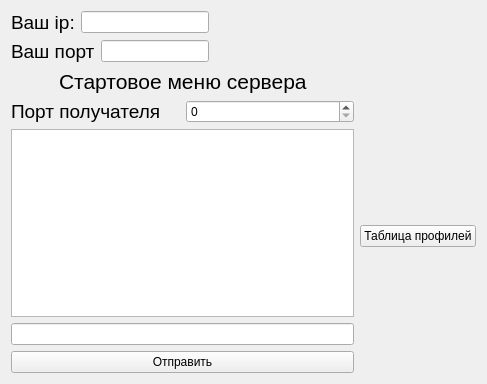
<?xml version="1.0" encoding="UTF-8"?>
<ui version="4.0">
 <class>Interface</class>
 <widget class="QWidget" name="Interface">
  <property name="geometry">
   <rect>
    <x>0</x>
    <y>0</y>
    <width>487</width>
    <height>384</height>
   </rect>
  </property>
  <property name="minimumSize">
   <size>
    <width>487</width>
    <height>384</height>
   </size>
  </property>
  <property name="windowTitle">
   <string>Interface</string>
  </property>
  <layout class="QGridLayout" name="gridLayout_4">
   <item row="0" column="0">
    <layout class="QGridLayout" name="gridLayout">
     <item row="0" column="1">
      <spacer name="horizontalSpacer_4">
       <property name="orientation">
        <enum>Qt::Horizontal</enum>
       </property>
       <property name="sizeHint" stdset="0">
        <size>
         <width>40</width>
         <height>20</height>
        </size>
       </property>
      </spacer>
     </item>
     <item row="0" column="0">
      <layout class="QGridLayout" name="gridLayout_14">
       <item row="0" column="0">
        <layout class="QFormLayout" name="formLayout_23">
         <item row="0" column="0">
          <widget class="QLabel" name="label_your_ip0">
           <property name="text">
            <string>&lt;html&gt;&lt;head/&gt;&lt;body&gt;&lt;p&gt;&lt;span style=&quot; font-size:14pt;&quot;&gt;Ваш ip:&lt;/span&gt;&lt;/p&gt;&lt;/body&gt;&lt;/html&gt;</string>
           </property>
           <property name="scaledContents">
            <bool>false</bool>
           </property>
          </widget>
         </item>
         <item row="0" column="1">
          <widget class="QLineEdit" name="your_ip0">
           <property name="enabled">
            <bool>true</bool>
           </property>
           <property name="text">
            <string/>
           </property>
           <property name="readOnly">
            <bool>true</bool>
           </property>
          </widget>
         </item>
        </layout>
       </item>
       <item row="1" column="0">
        <layout class="QFormLayout" name="formLayout_24">
         <item row="0" column="0">
          <widget class="QLabel" name="label_your_port0">
           <property name="text">
            <string>&lt;html&gt;&lt;head/&gt;&lt;body&gt;&lt;p&gt;&lt;span style=&quot; font-size:14pt;&quot;&gt;Ваш порт&lt;/span&gt;&lt;/p&gt;&lt;/body&gt;&lt;/html&gt;</string>
           </property>
          </widget>
         </item>
         <item row="0" column="1">
          <widget class="QLineEdit" name="your_port0">
           <property name="enabled">
            <bool>true</bool>
           </property>
           <property name="readOnly">
            <bool>true</bool>
           </property>
          </widget>
         </item>
        </layout>
       </item>
      </layout>
     </item>
    </layout>
   </item>
   <item row="1" column="0">
    <layout class="QGridLayout" name="gridLayout_2">
     <item row="0" column="0">
      <spacer name="horizontalSpacer_6">
       <property name="orientation">
        <enum>Qt::Horizontal</enum>
       </property>
       <property name="sizeHint" stdset="0">
        <size>
         <width>40</width>
         <height>20</height>
        </size>
       </property>
      </spacer>
     </item>
     <item row="0" column="1">
      <widget class="QLabel" name="label_server_start_menu0">
       <property name="text">
        <string>&lt;html&gt;&lt;head/&gt;&lt;body&gt;&lt;p&gt;&lt;span style=&quot; font-size:16pt;&quot;&gt;Стартовое меню сервера&lt;/span&gt;&lt;/p&gt;&lt;/body&gt;&lt;/html&gt;</string>
       </property>
      </widget>
     </item>
     <item row="0" column="2">
      <spacer name="horizontalSpacer_7">
       <property name="orientation">
        <enum>Qt::Horizontal</enum>
       </property>
       <property name="sizeHint" stdset="0">
        <size>
         <width>40</width>
         <height>20</height>
        </size>
       </property>
      </spacer>
     </item>
    </layout>
   </item>
   <item row="2" column="0">
    <layout class="QGridLayout" name="gridLayout_3">
     <item row="0" column="0">
      <layout class="QHBoxLayout" name="horizontalLayout">
       <item>
        <widget class="QLabel" name="send_port_label">
         <property name="text">
          <string>&lt;html&gt;&lt;head/&gt;&lt;body&gt;&lt;p&gt;&lt;span style=&quot; font-size:14pt;&quot;&gt;Порт получателя&lt;/span&gt;&lt;/p&gt;&lt;/body&gt;&lt;/html&gt;</string>
         </property>
        </widget>
       </item>
       <item>
        <widget class="QSpinBox" name="send_port">
         <property name="maximum">
          <number>9999</number>
         </property>
        </widget>
       </item>
      </layout>
     </item>
     <item row="1" column="0">
      <layout class="QVBoxLayout" name="verticalLayout_2">
       <item>
        <widget class="QListWidget" name="message_win0"/>
       </item>
       <item>
        <widget class="QLineEdit" name="send_message"/>
       </item>
       <item>
        <widget class="QPushButton" name="send">
         <property name="text">
          <string>Отправить</string>
         </property>
        </widget>
       </item>
      </layout>
     </item>
    </layout>
   </item>
   <item row="2" column="1">
    <widget class="QPushButton" name="database_window">
     <property name="text">
      <string>Таблица профилей</string>
     </property>
    </widget>
   </item>
  </layout>
 </widget>
 <resources/>
 <connections>
  <connection>
   <sender>send</sender>
   <signal>clicked()</signal>
   <receiver>Interface</receiver>
   <slot>OnSendClicked()</slot>
   <hints>
    <hint type="sourcelabel">
     <x>183</x>
     <y>360</y>
    </hint>
    <hint type="destinationlabel">
     <x>243</x>
     <y>191</y>
    </hint>
   </hints>
  </connection>
  <connection>
   <sender>database_window</sender>
   <signal>clicked()</signal>
   <receiver>Interface</receiver>
   <slot>OnDatabaseWindowClicked()</slot>
   <hints>
    <hint type="sourcelabel">
     <x>420</x>
     <y>245</y>
    </hint>
    <hint type="destinationlabel">
     <x>243</x>
     <y>191</y>
    </hint>
   </hints>
  </connection>
 </connections>
 <slots>
  <slot>OnSendClicked()</slot>
  <slot>OnDatabaseWindowClicked()</slot>
 </slots>
</ui>
